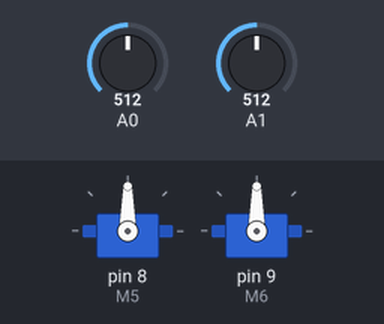
This sketch was run on a simulated Arduino Uno, built with avr-gcc and run on an emulated ATmega328P. On the bench: 2 × servo. The inputs (shaded band) are chosen by the test bench; at power-on: A0 = 512, A1 = 512.

Above: at 1.2 s.
1.3 s: A0 set to 716
At 2.5 s:
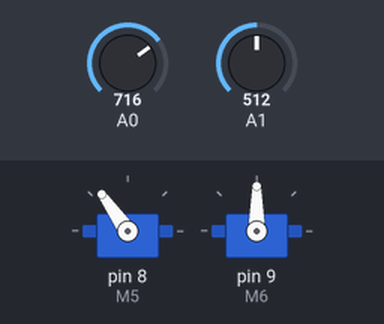
2.8 s: A1 set to 716
At 3.7 s:
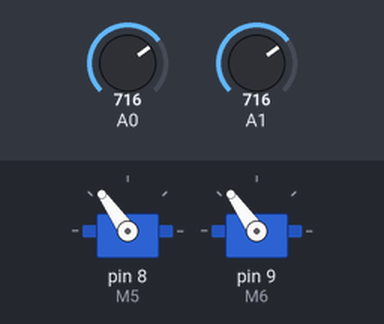
4.3 s: A0 set to 900
At 4.9 s:
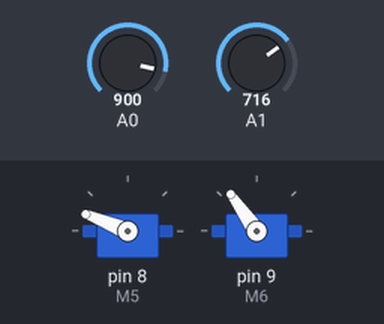
5.8 s: A1 set to 900
At 7.0 s:
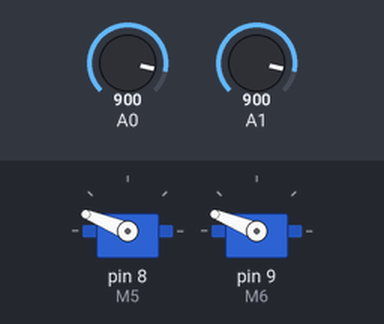
7.3 s: A0 set to 1023
At 8.3 s:
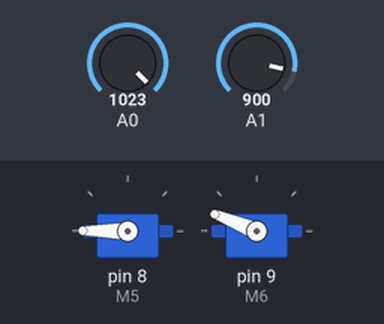
8.8 s: A1 set to 1023
At 9.5 s:
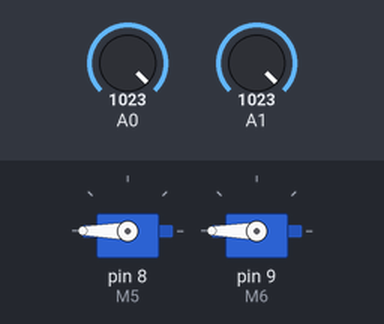
Timing chart, 0 to 11.3 s (numbered marks = the images above; inputs shaded):
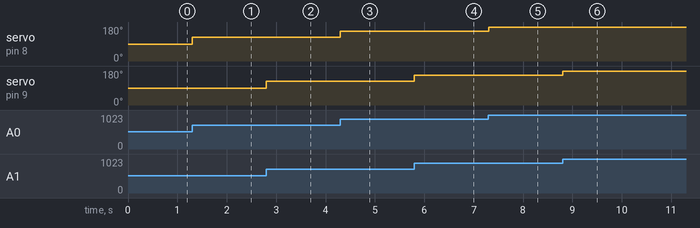

The sketch:

ServosONLY.ino
```cpp
# include <Servo.h>

Servo M5;
Servo M6;

void setup() {

  M5.attach(8);

  M6.attach(9);

}

void loop() {


  int reading1 = analogRead(A0);
  int angle1 = map(reading1,0,1023,0,180);

  M5.write(angle1);

  int reading2 = analogRead(A1);
  int angle2 = map(reading2,0,1023,0,180);


M6.write(angle2);

}
```

Measured:
- after the input at 1.3 s, servo on pin 8 (M5): 90° → 125° at once
- after the input at 2.8 s, servo on pin 9 (M6): 90° → 125° at once
- after the input at 4.3 s, servo on pin 8 (M5): 125° → 158° at once
- after the input at 5.8 s, servo on pin 9 (M6): 125° → 158° at once
- after the input at 7.3 s, servo on pin 8 (M5): 158° → 180° at once
- after the input at 8.8 s, servo on pin 9 (M6): 158° → 180° at once
